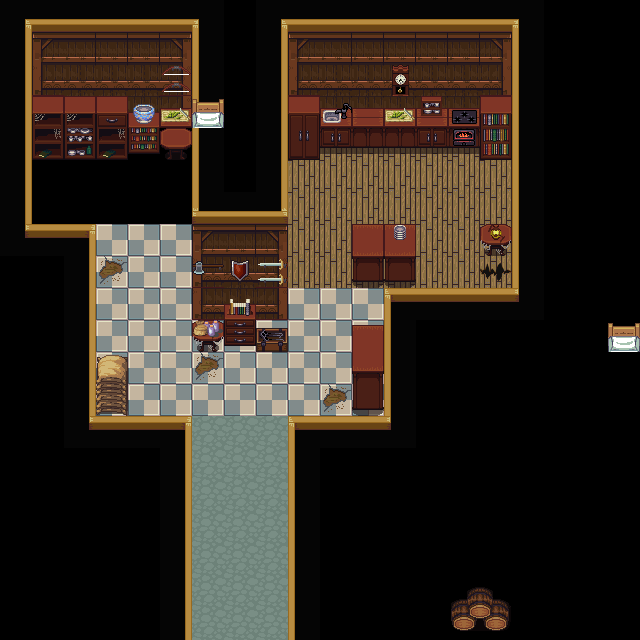

The image is a tile-based game level rendered from a .tmx file. Its description and complete source (layers, tilesets, objects, tile grids) follow:
An orthogonal 20x20 tile map with 32x32 px tiles, 3 tile layers (background, interior, plates), 1 hidden layer not drawn, 7 tilesets and 5 objects (hero, quest item).

<map version="1.0" tiledversion="1.0.3" orientation="orthogonal" renderorder="right-up" width="20" height="20" tilewidth="32" tileheight="32" nextobjectid="13">
 <tileset firstgid="1" name="interior" tilewidth="32" tileheight="32" tilecount="256" columns="16">
  <image source="media/interior.png" width="512" height="512" />
 </tileset>
 <tileset firstgid="257" name="collision" tilewidth="32" tileheight="32" tilecount="8" columns="8">
  <image source="media/collision.png" width="256" height="32" />
 </tileset>
 <tileset firstgid="265" name="pointer" tilewidth="28" tileheight="28" tilecount="4" columns="2">
  <image source="media/pointers.png" width="56" height="56" />
 </tileset>
 <tileset firstgid="269" name="ninja_f" tilewidth="32" tileheight="36" tilecount="12" columns="3">
  <image source="characters/ninja_f.png" width="96" height="144" />
 </tileset>
 <tileset firstgid="281" name="ranger_m" tilewidth="32" tileheight="36" tilecount="12" columns="3">
  <image source="characters/ranger_m.png" width="96" height="144" />
 </tileset>
 <tileset firstgid="293" name="townfolk1_m" tilewidth="32" tileheight="36" tilecount="12" columns="3">
  <image source="characters/townfolk1_m.png" width="96" height="144" />
 </tileset>
 <tileset firstgid="305" name="healer_m" tilewidth="32" tileheight="36" tilecount="12" columns="3">
  <image source="characters/healer_m.png" width="96" height="144" />
 </tileset>
 <layer name="background" width="20" height="20">
  <data encoding="csv">
34,36,36,36,36,36,33,0,34,36,36,36,36,36,36,36,33,0,0,0,
21,78,79,79,79,80,19,0,21,78,79,79,79,79,79,80,19,0,0,0,
21,94,95,95,95,96,19,0,21,94,95,95,95,95,95,96,19,0,0,0,
21,129,129,100,95,96,19,0,21,94,95,95,95,95,95,96,19,0,0,0,
21,90,90,90,90,90,19,0,21,49,49,49,49,49,49,49,19,0,0,0,
21,90,90,90,109,90,19,0,21,49,49,49,49,49,49,49,19,0,0,0,
21,2,109,90,90,90,35,36,37,49,49,49,49,49,49,49,19,0,0,0,
18,4,5,65,65,65,78,79,80,49,49,49,49,49,49,49,19,0,0,0,
0,0,21,81,65,65,94,95,96,49,49,49,49,49,49,50,19,0,0,0,
0,0,21,65,65,65,94,95,96,65,65,65,3,4,4,4,17,0,0,0,
0,0,21,65,65,65,65,65,65,65,65,65,19,0,0,0,0,0,0,0,
0,0,21,65,65,65,81,65,65,65,65,65,19,0,0,0,0,0,0,0,
0,0,21,65,65,65,65,65,65,65,81,65,19,0,0,0,0,0,0,0,
0,0,18,4,4,5,66,66,66,3,4,4,17,0,0,0,0,0,0,0,
0,0,0,0,0,21,66,66,66,19,0,0,0,0,0,0,0,0,0,0,
0,0,0,0,0,21,66,66,66,19,0,0,0,0,0,0,0,0,0,0,
0,0,0,0,0,21,66,66,66,19,0,0,0,0,0,0,0,0,0,0,
0,0,0,0,0,21,66,66,66,19,0,0,0,0,0,0,0,0,0,0,
0,0,0,0,0,21,66,66,66,19,0,0,0,0,130,131,0,0,0,0,
0,0,0,0,0,21,66,66,66,19,0,0,0,0,146,147,0,0,0,0
</data>
 </layer>
 <layer name="interior" width="20" height="20">
  <data encoding="csv">
0,0,0,0,0,0,0,0,0,0,0,0,0,0,0,0,0,0,0,0,
0,0,0,0,0,0,0,0,0,0,0,0,0,0,0,0,0,0,0,0,
0,0,0,0,0,24,0,0,0,0,0,0,162,0,0,0,0,0,0,0,
0,0,0,0,102,83,0,0,0,97,51,52,83,84,53,98,0,0,0,0,
0,145,115,145,118,46,0,0,0,113,67,68,68,67,87,114,0,0,0,0,
0,0,0,0,0,0,0,0,0,0,0,0,0,0,0,0,0,0,0,0,
0,0,0,0,0,0,0,0,0,0,0,0,0,0,0,0,0,0,0,0,
0,0,0,0,0,0,0,0,0,0,0,55,55,0,0,161,0,0,0,0,
0,0,0,0,0,0,9,25,8,0,0,71,71,0,0,0,0,0,0,0,
0,0,0,0,0,0,0,104,0,0,0,0,0,0,0,0,0,0,0,0,
0,0,0,0,0,0,161,117,133,0,0,54,0,0,0,0,0,0,0,0,
0,0,0,13,0,0,0,0,0,0,0,70,0,0,0,0,0,0,0,0,
0,0,0,29,0,0,0,0,0,0,0,86,0,0,0,0,0,0,0,0,
0,0,0,0,0,0,0,0,0,0,0,0,0,0,0,0,0,0,0,0,
0,0,0,0,0,0,0,0,0,0,0,0,0,0,0,0,0,0,0,0,
0,0,0,0,0,0,0,0,0,0,0,0,0,0,0,0,0,0,0,0,
0,0,0,0,0,0,0,0,0,0,0,0,0,0,0,0,0,0,0,0,
0,0,0,0,0,0,0,0,0,0,0,0,0,0,0,0,0,0,0,0,
0,0,0,0,0,0,0,0,0,0,0,0,0,0,0,0,0,0,0,0,
0,0,0,0,0,0,0,0,0,0,0,0,0,0,0,0,0,0,0,0
</data>
 </layer>
 <layer name="plates" width="20" height="20">
  <data encoding="csv">
0,0,0,0,0,0,0,0,0,0,0,0,0,0,0,0,0,0,0,0,
0,0,0,0,0,0,0,0,0,0,0,0,0,0,0,0,0,0,0,0,
0,0,0,0,0,0,0,0,0,0,0,0,0,0,0,0,0,0,0,0,
0,0,0,0,0,0,16,0,0,0,0,0,0,0,0,0,0,0,0,0,
0,0,0,0,0,0,0,0,0,0,0,0,0,0,0,0,0,0,0,0,
0,0,0,0,0,0,0,0,0,0,0,0,0,0,0,0,0,0,0,0,
0,0,0,0,0,0,0,0,0,0,0,0,0,0,0,0,0,0,0,0,
0,0,0,0,0,0,0,0,0,0,0,0,39,0,0,27,0,0,0,0,
0,0,0,0,0,0,0,0,0,0,0,0,0,0,0,0,0,0,0,0,
0,0,0,0,0,0,0,0,0,0,0,0,0,0,0,0,0,0,0,0,
0,0,0,0,0,0,72,0,0,0,0,0,0,0,0,0,0,0,0,16,
0,0,0,0,0,0,0,0,0,0,0,0,0,0,0,0,0,0,0,0,
0,0,0,0,0,0,0,0,0,0,0,0,0,0,0,0,0,0,0,0,
0,0,0,0,0,0,0,0,0,0,0,0,0,0,0,0,0,0,0,0,
0,0,0,0,0,0,0,0,0,0,0,0,0,0,0,0,0,0,0,0,
0,0,0,0,0,0,0,0,0,0,0,0,0,0,0,0,0,0,0,0,
0,0,0,0,0,0,0,0,0,0,0,0,0,0,0,0,0,0,0,0,
0,0,0,0,0,0,0,0,0,0,0,0,0,0,0,0,0,0,0,0,
0,0,0,0,0,0,0,0,0,0,0,0,0,0,0,0,0,0,0,0,
0,0,0,0,0,0,0,0,0,0,0,0,0,0,0,0,0,0,0,0
</data>
 </layer>
 <objectgroup name="objects">
  <object id="1" name="me" type="hero" gid="269" x="94" y="214" width="32" height="36" />
  <object id="9" gid="291" x="401" y="204" width="32" height="36" />
  <object id="10" gid="299" x="445" y="222" width="32" height="36" />
  <object id="11" gid="308" x="127" y="413" width="32" height="36" />
 </objectgroup>
 <objectgroup name="items">
  <object id="7" name="тарелка супа" type="quest item" gid="40" x="161" y="158" width="32" height="32" />
 </objectgroup>
 <layer name="collision" width="20" height="20" visible="0">
  <data encoding="csv">
0,0,0,0,0,0,0,0,0,0,0,0,0,0,0,0,0,0,0,0,
0,0,0,0,0,0,0,0,0,0,0,0,0,0,0,0,0,0,0,0,
0,0,0,0,0,0,0,0,0,0,0,0,0,0,0,0,0,0,0,0,
0,0,0,0,0,0,0,0,0,0,0,0,0,0,0,0,0,0,0,0,
0,0,0,0,0,0,0,0,0,0,0,0,0,0,0,0,0,0,0,0,
0,257,257,257,257,257,0,0,0,257,257,257,257,257,257,257,0,0,0,0,
0,257,257,257,257,257,0,0,0,257,257,257,257,257,257,257,0,0,0,0,
0,0,0,257,257,257,0,0,0,257,257,257,257,257,257,0,0,0,0,0,
0,0,0,257,257,257,0,0,0,257,257,0,0,257,257,257,0,0,0,0,
0,0,0,257,257,257,0,0,0,257,257,257,0,0,0,0,0,0,0,0,
0,0,0,257,257,257,0,0,0,257,257,257,0,0,0,0,0,0,0,0,
0,0,0,257,257,257,257,257,257,257,257,0,0,0,0,0,0,0,0,0,
0,0,0,0,257,257,257,257,257,257,257,0,0,0,0,0,0,0,0,0,
0,0,0,0,0,0,257,257,257,0,0,0,0,0,0,0,0,0,0,0,
0,0,0,0,0,0,257,257,257,0,0,0,0,0,0,0,0,0,0,0,
0,0,0,0,0,0,257,257,257,0,0,0,0,0,0,0,0,0,0,0,
0,0,0,0,0,0,257,257,257,0,0,0,0,0,0,0,0,0,0,0,
0,0,0,0,0,0,257,257,257,0,0,0,0,0,0,0,0,0,0,0,
0,0,0,0,0,0,257,257,257,0,0,0,0,0,0,0,0,0,0,0,
0,0,0,0,0,0,257,257,257,0,0,0,0,0,0,0,0,0,0,0
</data>
 </layer>
</map>
